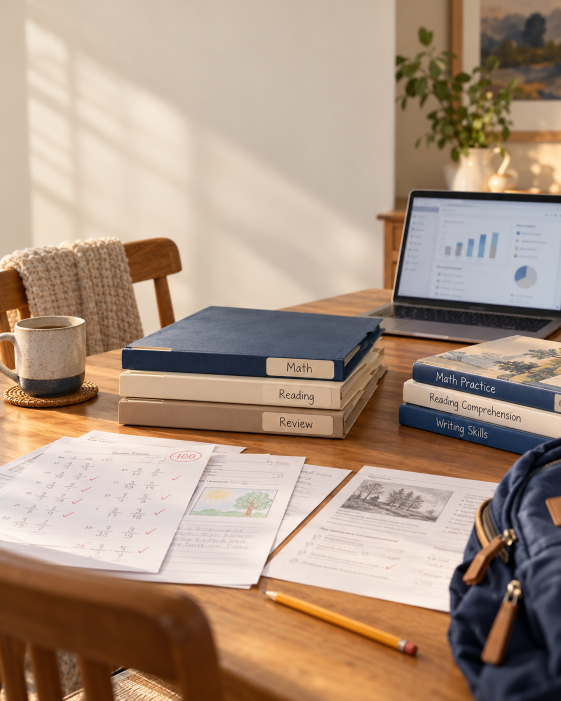
#> input picture social/learning-system-carousel-template/learning-system-week-01.png, 1122 x 1402 px, found by its file name (shown at 1/2 size)
$ python make_learning_system_slides.py
#> lines starting #> are read from the running program, lines starting #| are printed output that depends on the picture
from pathlib import Path
from PIL import Image, ImageDraw, ImageFont, ImageFilter

ROOT = Path(__file__).parent
OUT = ROOT / "output"
ASSET = ROOT / "assets" / "learning-system-week-01.png"
FOLDER_ASSET = ROOT / "assets" / "learning-system-folders-week-01.png"
W, H = 1080, 1350
INK = (32, 50, 69)
CREAM = (246, 240, 226)
BEIGE = (216, 198, 178)
WHITE = (255, 253, 248)
MUTED = (104, 101, 94)

AVENIR = "/System/Library/Fonts/Avenir Next.ttc"
VERDANA = "/System/Library/Fonts/Supplemental/Verdana.ttf"
GEORGIA = "/System/Library/Fonts/Supplemental/Georgia.ttf"


def font(path, size, index=0):
    return ImageFont.truetype(path, size=size, index=index)


F = {
    "display": font(AVENIR, 66, 2),
    "title": font(AVENIR, 52, 2),
    "subtitle": font(AVENIR, 29, 5),
    "label": font(VERDANA, 18),
    "body": font(GEORGIA, 28),
    "small": font(VERDANA, 20),
}


def rr(draw, box, radius, fill, outline=None, width=1):
    draw.rounded_rectangle(box, radius=radius, fill=fill, outline=outline, width=width)


def header(im, d, page):
    d.text((80, 58), "@engineermom.afterhours", font=F["label"], fill=INK)
    d.text((900, 58), f"{page}/06", font=F["label"], fill=INK)
    d.line((80, 98, 1000, 98), fill=BEIGE, width=2)


def background():
    src = Image.open(ASSET).convert("RGB")
    scale = W / src.width
    src = src.resize((W, round(src.height * scale)), Image.Resampling.LANCZOS)
    top = max(0, (src.height - H) // 2)
    return src.crop((0, top, W, top + H)).convert("RGBA")


def slide_1():
    im = background()
#> in background, src is the input picture: PIL image 1122x1402 RGB; mean R, G, B 170.9, 147.7, 129.6
    overlay = Image.new("RGBA", (W, H), (0, 0, 0, 0))
    od = ImageDraw.Draw(overlay)
    od.rectangle((0, 0, 1080, 1350), fill=(*CREAM, 52))
    im = Image.alpha_composite(im, overlay)
    d = ImageDraw.Draw(im)
    header(im, d, 1)

    panel = Image.new("RGBA", (900, 740), (0, 0, 0, 0))
    pd = ImageDraw.Draw(panel)
    pd.rounded_rectangle((0, 0, 900, 740), radius=28, fill=(*CREAM, 178), outline=(*BEIGE, 170), width=3)
    im.alpha_composite(panel, (80, 474))
    d = ImageDraw.Draw(im)

    d.text((126, 526), "A NEW WEEKLY SYSTEM", font=F["label"], fill=INK)
    d.multiline_text(
        (126, 594),
        "I started building\na learning system\nfor my child.",
        font=F["display"], fill=INK, spacing=4,
    )
    d.text((126, 916), "Every worksheet and test now has a place.", font=F["subtitle"], fill=MUTED)
    d.line((126, 1000, 934, 1000), fill=BEIGE, width=2)
    d.text((126, 1040), "SAVE  •  ANALYZE  •  PERSONALIZE", font=F["small"], fill=INK)
    d.text((126, 1114), "Turn scattered papers into a learning record.", font=F["body"], fill=INK)
    return im.convert("RGB")


def slide_2():
    im = Image.new("RGB", (W, H), CREAM)
    d = ImageDraw.Draw(im)
    header(im, d, 2)

    d.text((80, 150), "THE PROBLEM", font=F["label"], fill=INK)
    d.multiline_text(
        (80, 206),
        "COMPLETED WORKSHEETS\nAND TESTS SHOULDN’T\nDISAPPEAR AFTER GRADING.",
        font=F["title"], fill=INK, spacing=2,
    )

    rr(d, (80, 444, 1000, 760), 24, WHITE, BEIGE, 3)
    d.text((124, 494), "THEY ARE MORE THAN ONE-TIME HOMEWORK", font=F["label"], fill=MUTED)
    d.multiline_text(
        (124, 556),
        "They show what your child practiced,\nunderstood, and still needs to review.",
        font=F["body"], fill=INK, spacing=9,
    )
    d.line((124, 688, 956, 688), fill=BEIGE, width=2)
    d.text((124, 710), "The first step is keeping the evidence.", font=F["subtitle"], fill=INK)

    # Use the lifestyle scene as a quiet visual anchor, not a worksheet close-up.
    photo = background().convert("RGB").crop((0, 770, W, 1350))
    photo = photo.resize((W, 520), Image.Resampling.LANCZOS)
    im.paste(photo, (0, 830))
    d = ImageDraw.Draw(im)
    d.rectangle((0, 830, W, 1350), outline=BEIGE, width=3)
    return im


def slide_3():
    src = Image.open(ROOT / "assets" / "learning-system-digital-week-01.png").convert("RGB")
    scale = W / src.width
    src = src.resize((W, round(src.height * scale)), Image.Resampling.LANCZOS)
    top = max(0, (src.height - H) // 2)
    im = src.crop((0, top, W, top + H)).convert("RGBA")

    veil = Image.new("RGBA", (W, H), (0, 0, 0, 0))
    vd = ImageDraw.Draw(veil)
    vd.rectangle((0, 0, W, H), fill=(*CREAM, 38))
    im = Image.alpha_composite(im, veil)
    d = ImageDraw.Draw(im)
    header(im, d, 3)

    panel = Image.new("RGBA", (530, 520), (0, 0, 0, 0))
    pd = ImageDraw.Draw(panel)
    pd.rounded_rectangle((0, 0, 530, 520), radius=26, fill=(*CREAM, 158), outline=(*BEIGE, 135), width=3)
    im.alpha_composite(panel, (80, 660))
    d = ImageDraw.Draw(im)
    d.text((124, 732), "STEP 1", font=F["label"], fill=INK)
    d.multiline_text((124, 790), "SAVE THE\nEVIDENCE.", font=F["title"], fill=INK, spacing=0)
    d.multiline_text(
        (124, 960),
        "Keep the worksheets and tests\nthat show how your child is learning.",
        font=F["body"], fill=INK, spacing=8,
    )
    d.line((124, 1028, 566, 1028), fill=BEIGE, width=2)
    d.multiline_text(
        (124, 1048),
        "Scan it. Sort it.\nKeep it searchable.",
        font=F["subtitle"], fill=MUTED, spacing=2,
    )

    # Exact digital folder labels are rendered here rather than left to the photo model.
    ui = Image.new("RGBA", (340, 224), (0, 0, 0, 0))
    ud = ImageDraw.Draw(ui)
    ud.rounded_rectangle((0, 0, 340, 224), radius=10, fill=(*CREAM, 172), outline=(*BEIGE, 145), width=2)
    ud.text((20, 14), "LEARNING ARCHIVE", font=F["label"], fill=INK)
    labels = ["Math", "Reading", "History", "Science", "Review"]
    for i, label in enumerate(labels):
        y = 49 + i * 32
        ud.rounded_rectangle((20, y, 37, y + 17), radius=3, fill=BEIGE)
        ud.text((52, y - 2), label, font=F["small"], fill=INK)
    im.alpha_composite(ui, (650, 105))

    return im.convert("RGB")


def slide_4():
    src = Image.open(ROOT / "assets" / "learning-system-digital-week-01.png").convert("RGB")
    scale = W / src.width
    src = src.resize((W, round(src.height * scale)), Image.Resampling.LANCZOS)
    top = max(0, (src.height - H) // 2)
    im = src.crop((0, top, W, top + H)).convert("RGBA")

    veil = Image.new("RGBA", (W, H), (0, 0, 0, 0))
    vd = ImageDraw.Draw(veil)
    vd.rectangle((0, 0, W, H), fill=(*CREAM, 42))
    im = Image.alpha_composite(im, veil)
    d = ImageDraw.Draw(im)
    header(im, d, 4)

    panel = Image.new("RGBA", (530, 520), (0, 0, 0, 0))
    pd = ImageDraw.Draw(panel)
    pd.rounded_rectangle((0, 0, 530, 520), radius=26, fill=(*CREAM, 158), outline=(*BEIGE, 135), width=3)
    im.alpha_composite(panel, (80, 660))
    d = ImageDraw.Draw(im)
    d.text((124, 732), "STEP 2", font=F["label"], fill=INK)
    d.multiline_text((124, 790), "LET AI FIND\nTHE PATTERNS.", font=F["title"], fill=INK, spacing=0)
    d.multiline_text(
        (124, 960),
        "One page shows a moment.\nSeveral pages reveal a pattern.",
        font=F["body"], fill=INK, spacing=8,
    )
    d.line((124, 1040, 566, 1040), fill=BEIGE, width=2)
    d.multiline_text(
        (124, 1060),
        "Track strengths, recurring mistakes,\nand question types to review.",
        font=F["subtitle"], fill=MUTED, spacing=4,
    )

    # A dashboard is composited into the laptop screen, not placed as a floating card.
    screen = Image.new("RGBA", (350, 215), (0, 0, 0, 0))
    sd = ImageDraw.Draw(screen)
    sd.rounded_rectangle((0, 0, 350, 215), radius=8, fill=(*CREAM, 220), outline=(*BEIGE, 150), width=2)
    sd.text((16, 12), "AI ANALYSIS", font=F["small"], fill=INK)
    sd.line((16, 42, 334, 42), fill=BEIGE, width=1)
    blocks = [("STRENGTHS", "3 areas", 68), ("REVIEW NEXT", "2 topics", 117), ("QUESTION TYPES", "4 patterns", 166)]
    for label, value, y in blocks:
        sd.rounded_rectangle((18, y, 176, y + 31), radius=6, fill=(*BEIGE, 115))
        sd.text((29, y + 8), label, font=font(AVENIR, 12, 5), fill=INK)
        sd.text((205, y + 7), value, font=font(AVENIR, 14, 5), fill=MUTED)
    im.alpha_composite(screen, (650, 105))
    return im.convert("RGB")


def slide_5():
    # Fill the entire carousel with the real weekly printable, enlarged 1.5x and cropped.
    page = Image.open(ROOT / "assets" / "weekly-math-printable-page-01.png").convert("RGBA")
    page = page.resize((round(page.width * 1.5), round(page.height * 1.5)), Image.Resampling.LANCZOS)
    im = page.crop((0, 0, W, H)).convert("RGBA")

    wash = Image.new("RGBA", (W, H), (0, 0, 0, 0))
    wd = ImageDraw.Draw(wash)
    wd.rectangle((0, 0, W, H), fill=(*CREAM, 28))
    im = Image.alpha_composite(im, wash)
    d = ImageDraw.Draw(im)
    header(im, d, 5)

    panel = Image.new("RGBA", (530, 520), (0, 0, 0, 0))
    pd = ImageDraw.Draw(panel)
    pd.rounded_rectangle((0, 0, 530, 520), radius=26, fill=(255, 253, 248, 210), outline=(*BEIGE, 155), width=3)
    im.alpha_composite(panel, (80, 660))
    d = ImageDraw.Draw(im)
    d.text((124, 732), "STEP 3", font=F["label"], fill=INK)
    d.multiline_text((124, 790), "TURN PATTERNS\nINTO PRACTICE.", font=F["title"], fill=INK, spacing=0)
    d.multiline_text(
        (124, 960),
        "AI creates a focused set of\nquestions for the week ahead.",
        font=F["body"], fill=INK, spacing=8,
    )
    d.line((124, 1040, 566, 1040), fill=BEIGE, width=2)
    d.multiline_text(
        (124, 1060),
        "One week. One clear focus.\nLess guesswork.",
        font=F["subtitle"], fill=MUTED, spacing=4,
    )
    return im.convert("RGB")


def main():
    OUT.mkdir(exist_ok=True)
    slide_1().save(OUT / "01-cover-learning-system.png", quality=95)
#> in slide_1, `overlay = Image.new("RGBA", (W, H), (0, 0, 0, 0))`: overlay: PIL image 1080x1350 RGBA; every value is 0
#> in slide_1, `panel = Image.new("RGBA", (900, 740), (0, 0, 0, 0))`: panel: PIL image 900x740 RGBA; every value is 0
    slide_2().save(OUT / "02-problem-learning-system.png", quality=95)
#> in slide_2, `photo = photo.resize((W, 520), Image.Resampling.LANCZOS)`:
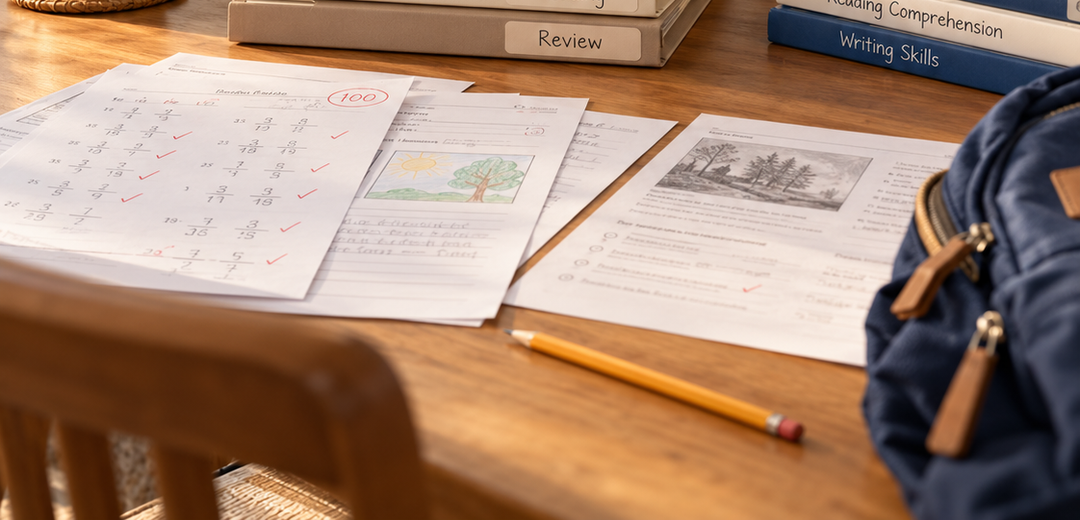
#> photo: PIL image 1080x520 RGB; mean R, G, B 164, 133.7, 113.9
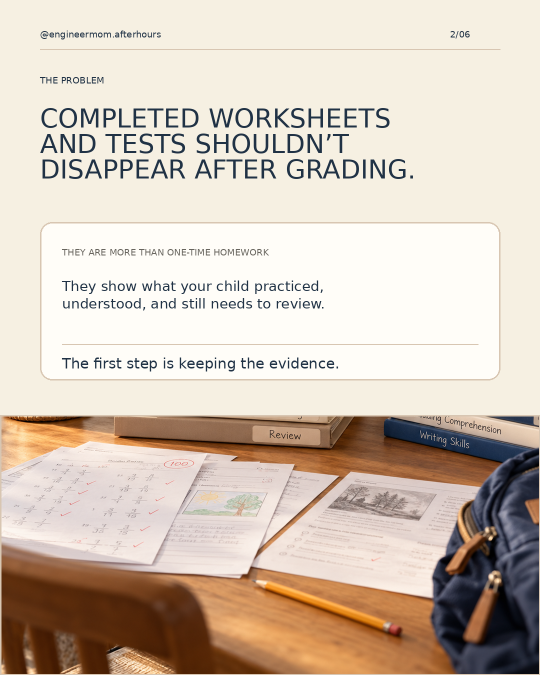
#> saved as 02-problem-learning-system.png: PIL image 1080x1350 RGB (shown at 1/2 size); mean R, G, B 211, 196.9, 183.2
    slide_3().save(OUT / "03-save-evidence-learning-system.png", quality=95)
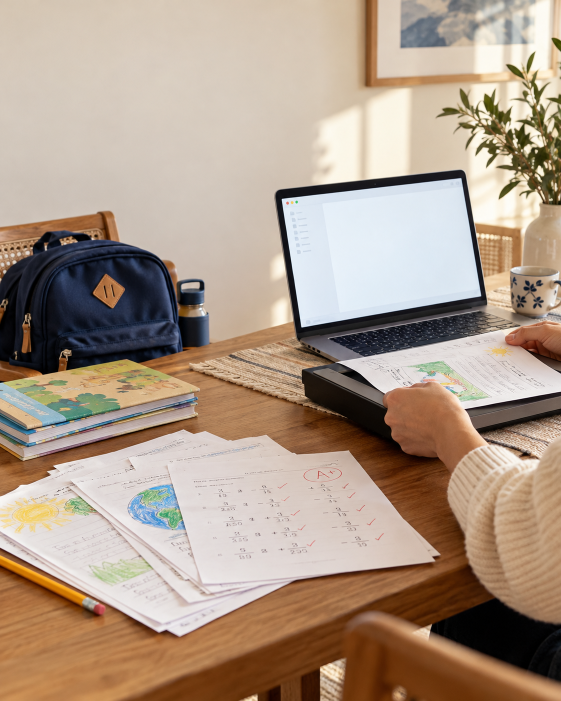
#> input picture social/learning-system-carousel-template/learning-system-digital-week-01.png, 1122 x 1402 px, found by its file name (shown at 1/2 size)
#> in slide_3, src is the input picture: PIL image 1122x1402 RGB; mean R, G, B 172.8, 153.4, 136.5
#> in slide_3, `panel = Image.new("RGBA", (530, 520), (0, 0, 0, 0))`: panel: PIL image 530x520 RGBA; every value is 0
#> in slide_3, `im.alpha_composite(panel, (80, 660))`:
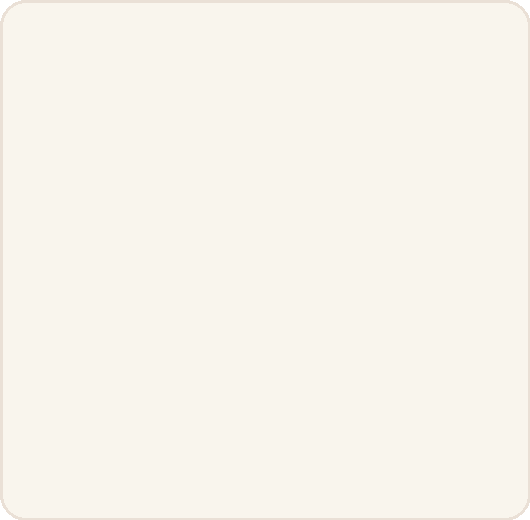
#> panel: PIL image 530x520 RGBA; mean R, G, B, A 245, 238.8, 224.7, 157.3; transparent parts drawn white
#> in slide_3, `ui = Image.new("RGBA", (340, 224), (0, 0, 0, 0))`: ui: PIL image 340x224 RGBA; every value is 0
#> in slide_3, `im.alpha_composite(ui, (650, 105))`:
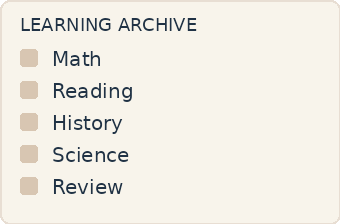
#> ui: PIL image 340x224 RGBA; mean R, G, B, A 237.6, 231.9, 218.7, 175.6; transparent parts drawn white
    slide_4().save(OUT / "04-analyze-patterns-learning-system.png", quality=95)
#> in slide_4, `screen = Image.new("RGBA", (350, 215), (0, 0, 0, 0))`: screen: PIL image 350x215 RGBA; every value is 0
#> in slide_4, `im.alpha_composite(screen, (650, 105))`:
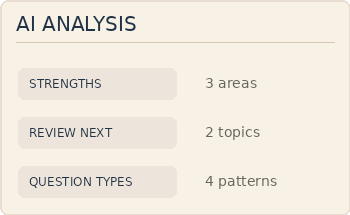
#> screen: PIL image 350x215 RGBA; mean R, G, B, A 234.7, 226.5, 211.8, 199.2; transparent parts drawn white
#> in slide_4, `im.alpha_composite(screen, (650, 105))`:
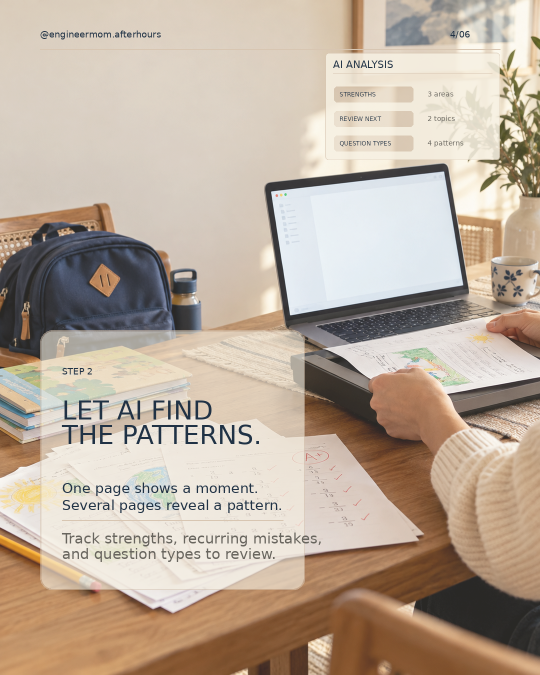
#> im: PIL image 1080x1350 RGBA (shown at 1/2 size); mean R, G, B, A 188.9, 173.3, 157.7, 255
    slide_5().save(OUT / "05-personalize-practice-learning-system.png", quality=95)


if __name__ == "__main__":
#> (the run stopped early here; a loop or call above may not have finished)
